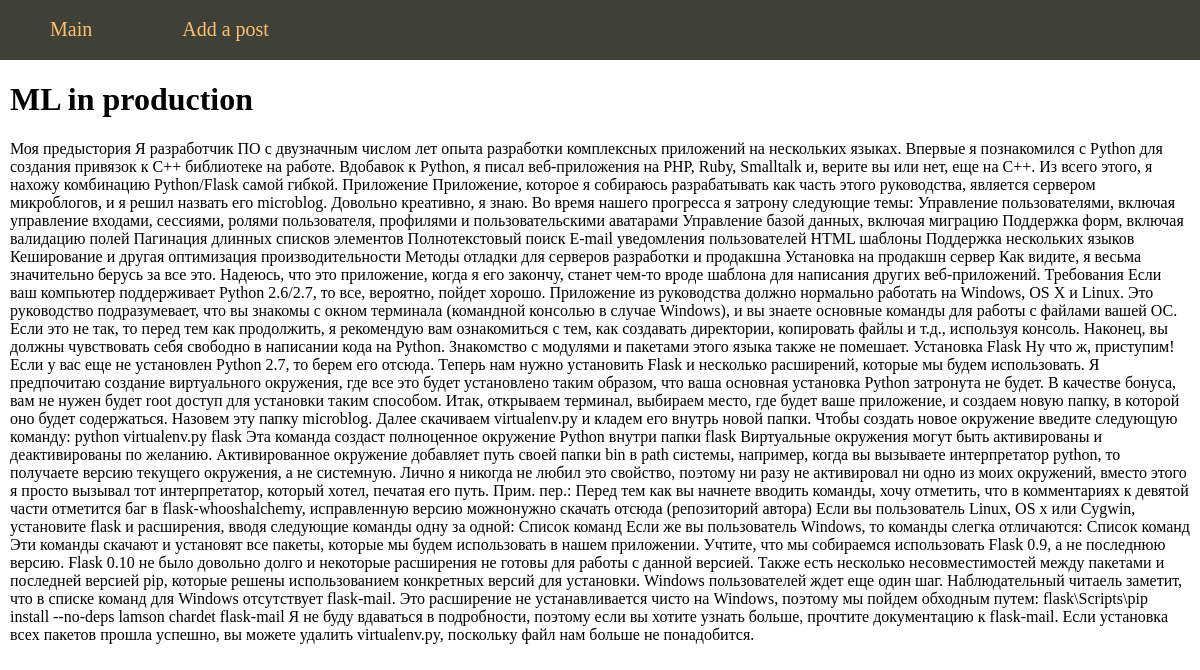
/post/ml-in-production, run on the app's committed database.
### tables this page shows
CREATE TABLE mainmenu (
id INTEGER PRIMARY KEY AUTOINCREMENT,    
title TEXT NOT NULL, 
url TEXT NOT NULL
);

CREATE TABLE posts (
id INTEGER PRIMARY KEY AUTOINCREMENT,    
title TEXT NOT NULL, 
text TEXT NOT NULL,
url TEXT NOT NULL,
time INTEGER NOT NULL
);

### main.py (the view)
@app.route("/post/<alias>")
def showPost(alias):
    db = get_db()
    dbase = FDataBase(db)
    title, post = dbase.getPost(alias)
    if not title:
        abort(404)
    print(alias)
    return render_template('post.html', menu=dbase.getMenu(), title=title, post=post)

### FDataBase.py (called while the page is built)
    def getMenu(self):
        sql = """SELECT * FROM mainmenu"""
        try:
            self.__cur.execute(sql)
            res = self.__cur.fetchall()
            if res:
                return res
        except:
            print('Read db error')
        return []

    def getPost(self, alias):
        try:
            self.__cur.execute(f"SELECT title, text FROM posts WHERE url LIKE '{alias}' LIMIT 1")
            res = self.__cur.fetchone()
            if res:
                return res
        except sqlite3.Error as e:
            print("Taking post from bd error"+str(e))
        return (False, False)

### main.py (called while the page is built)
def connect_db():
    conn = sqlite3.connect(app.config['DATABASE'])
    conn.row_factory = sqlite3.Row
    return conn

def get_db():
    if not hasattr(g, 'link_db'):
        g.link_db = connect_db()
    return g.link_db

### templates/post.html
{% extends 'base.html' %}
{% block content %}
{{ super() }}
{{post | safe}}
{% endblock %}

### templates/base.html (shortened to what this page needs)
<!DOCTYPE html>
<html>
<head>
<link type="text/css" href="{{ url_for('static', filename='css/styles.css')}}" rel="stylesheet"/>
</head>
<body>
{% block content -%}
	{%- block mainmenu %}
<ul class="mainmenu">
	{% for p in menu -%}
<li><a href="{{p.url}}">{{p.title}}</a></li>
	{% endfor -%}
</ul>
	{% endblock mainmenu -%}
<div class="content">
	{% if title -%}
<h1>{{title}}</h1>
	{% else -%}
<h1>about flask</h1>
	{% endif -%}
{% endblock -%}
</div>
</body>
</html>

### static/css/styles.css (style rules this page uses)
html, body { font-family: 'Ariel'; margin: 0; padding 0; height 100%; width 100%; }
a { color: #0059b2; text-derocation: none; }
ul.mainmenu { list-style: none; background: #3F4137; height: 60px; margin: 0; padding: 0; color: #fdc073; font-size: 20px; overflow: hidden; }
ul.mainmenu li { float: left; margin: 18px 40px 0 50px; }
ul.mainmenu li a { color: #fdc073; text-decoration: none; }
div.content { margin: 10px; }

### data on the page
mainmenu: title "Main"
mainmenu: title "Add a post"
posts: title "ML in production", text "Моя предыстория Я разработчик ПО с двузначным числом лет опыта разработки комплексных приложений на нескольких языках. Впервые я познакомился с Python для создания привязок к C++ библиотеке на работе. Вдобавок к Python, я писал веб-приложения на PHP, Ruby, Smalltalk и, верите вы или нет, еще на С++. Из всего этого, я нахожу комбинацию Python/Flask самой гибкой. Приложение Приложение, которое я собираюсь разрабатывать как часть этого руководства, является сервером микроблогов, и я решил назвать его microblog. Довольно креативно, я знаю. Во время нашего прогресса я затрону следующие темы: Управление пользователями, включая управление входами, сессиями, ролями пользователя, профилями и…"
